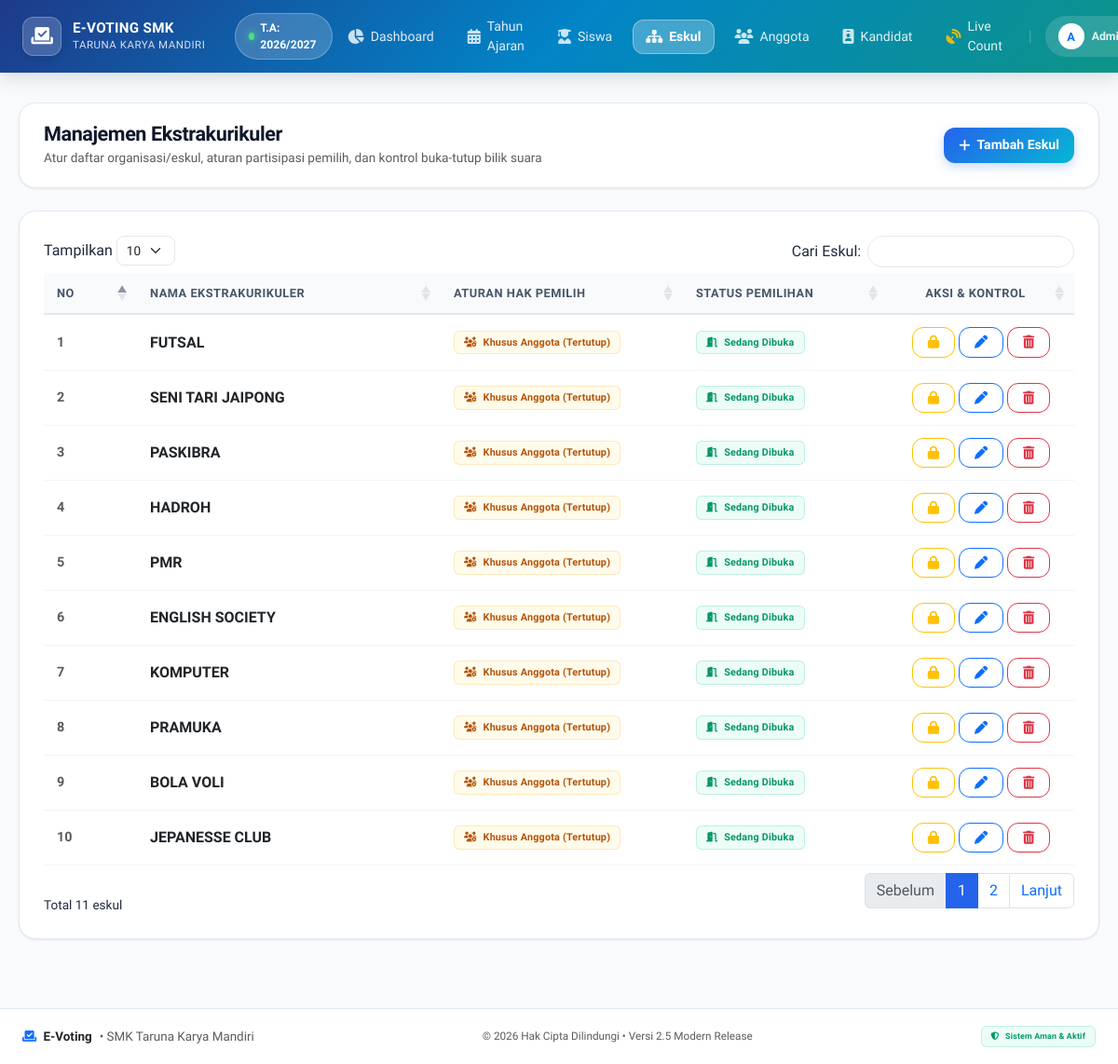
The app's page /admin/eskul.php (signed in) with its own data.
### tables this page shows
CREATE TABLE `periode` (
  `id_periode` int(11) NOT NULL AUTO_INCREMENT,
  `nama_periode` varchar(50) NOT NULL,
  `status_aktif` tinyint(1) DEFAULT 1,
  PRIMARY KEY (`id_periode`)
);

CREATE TABLE `eskul` (
  `id_eskul` int(11) NOT NULL AUTO_INCREMENT,
  `nama_eskul` varchar(100) NOT NULL,
  `aturan_pemilih` enum('semua_siswa','hanya_anggota') DEFAULT 'semua_siswa',
  `status_pemilihan` tinyint(1) DEFAULT 0,
  `status_aktif` tinyint(1) DEFAULT 1,
  PRIMARY KEY (`id_eskul`)
);

### admin/eskul.php (the view, shortened to what this page needs)
<?php
require '../config/koneksi.php';
$stmt_tampil = $pdo->query("SELECT * FROM eskul WHERE status_aktif = 1 ORDER BY id_eskul DESC");
$data_eskul = $stmt_tampil->fetchAll();
?>
<!DOCTYPE html>
<html lang="id">
<head>
    <link href="https://cdn.jsdelivr.net/npm/bootstrap@5.3.0/dist/css/bootstrap.min.css" rel="stylesheet">
    <link href="https://cdn.datatables.net/1.13.6/css/dataTables.bootstrap5.min.css" rel="stylesheet">
    <link rel="stylesheet" href="https://cdnjs.cloudflare.com/ajax/libs/font-awesome/6.4.0/css/all.min.css">
    <link rel="stylesheet" href="assets/css/style.css">
</head>
<body>
    <?php include 'sidebar.php'; ?>
    <div class="content">
        <div class="top-header">
            <div>
                <h4>Manajemen Ekstrakurikuler</h4>
                <small class="text-muted">Atur daftar organisasi/eskul, aturan partisipasi pemilih, dan kontrol buka-tutup bilik suara</small>
            </div>
            <button class="btn btn-primary" data-bs-toggle="modal" data-bs-target="#modalTambah">
                <i class="fas fa-plus"></i> Tambah Eskul
            </button>
        </div>
        <div class="card-modern">
            <div class="table-responsive">
                <table class="table table-hover align-middle w-100" id="tabelEskul">
                    <thead>
                        <tr>
                            <th style="width: 60px;">No</th>
                            <th>Nama Ekstrakurikuler</th>
                            <th style="width: 220px;">Aturan Hak Pemilih</th>
                            <th style="width: 180px;">Status Pemilihan</th>
                            <th class="text-center" style="width: 160px;">Aksi & Kontrol</th>
                        </tr>
                    </thead>
                    <tbody>
                        <?php if (count($data_eskul) > 0): ?>
                            <?php $no = 1; foreach ($data_eskul as $row): ?>
                                <tr>
                                    <td class="text-muted fw-bold"><?= $no++; ?></td>
                                    <td>
                                        <div class="fw-bold text-dark fs-6"><?= htmlspecialchars($row['nama_eskul']); ?></div>
                                    </td>
                                    <td>
                                        <?php if ($row['aturan_pemilih'] == 'semua_siswa'): ?>
                                            <span class="badge badge-soft-primary">
                                                <i class="fas fa-globe me-1"></i> Semua Siswa (Terbuka)
                                            </span>
                                        <?php else: ?>
                                            <span class="badge badge-soft-warning">
                                                <i class="fas fa-users-cog me-1"></i> Khusus Anggota (Tertutup)
                                            </span>
                                        <?php endif; ?>
                                    </td>
                                    <td>
                                        <?php if (isset($row['status_pemilihan']) && $row['status_pemilihan'] == 1): ?>
                                            <span class="badge badge-soft-success">
                                                <i class="fas fa-door-open me-1"></i> Sedang Dibuka
                                            </span>
                                        <?php else: ?>
                                            <span class="badge badge-soft-secondary">
                                                <i class="fas fa-lock me-1"></i> Ditutup
                                            </span>
                                        <?php endif; ?>
                                    </td>
                                    <td class="text-center">
                                        <div class="d-flex align-items-center justify-content-center gap-1">
                                            <form method="POST" action="" class="d-inline">
                                                <?php if (isset($row['status_pemilihan']) && $row['status_pemilihan'] == 1): ?>
                                                    <button type="submit" name="toggle_pemilihan" class="btn btn-sm btn-outline-warning" title="Kunci / Tutup Pemilihan Ini">
                                                        <i class="fas fa-lock"></i>
                                                    </button>
                                                <?php endif; ?>
                                            </form>
                                            <button class="btn btn-sm btn-outline-primary" data-bs-toggle="modal" data-bs-target="#modalEdit<?= $row['id_eskul']; ?>" title="Edit">
                                                <i class="fas fa-pen"></i>
                                            </button>
                                            <button class="btn btn-sm btn-outline-danger" data-bs-toggle="modal" data-bs-target="#modalHapus<?= $row['id_eskul']; ?>" title="Hapus">
                                                <i class="fas fa-trash-alt"></i>
                                            </button>
                                        </div>
                                    </td>
                                </tr>
                            <?php endforeach; ?>
                        <?php endif; ?>
                    </tbody>
                </table>
            </div>
        </div>
    </div>
    <?php include 'footer.php'; ?>
</body>
</html>

### admin/sidebar.php (shortened to what this page needs)
<?php
$current_page = basename($_SERVER['PHP_SELF']);
$periode_nav_text = "Belum Ada Periode";
if (isset($pdo)) {
    try {
        $stmt_nav_p = $pdo->query("SELECT nama_periode FROM periode WHERE status_aktif = 1 LIMIT 1");
        $row_p = $stmt_nav_p->fetchColumn();
        if ($row_p) {
            $periode_nav_text = $row_p;
        }
    } catch(Exception $e) {
    }
}
?>
<link rel="stylesheet" href="assets/css/style.css">
<nav class="navbar navbar-expand-xl navbar-custom fixed-top">
    <div class="container-fluid px-3 px-lg-4">
        <a class="navbar-brand" href="index.php">
            <div class="brand-icon-box">
                <i class="fas fa-vote-yea"></i>
            </div>
            <div>
                <div class="brand-title">E-VOTING SMK</div>
                <div class="brand-subtitle">TARUNA KARYA MANDIRI</div>
            </div>
        </a>
        <div class="d-none d-md-flex align-items-center ms-3">
            <span class="badge-periode-nav">
                <span class="pulse-dot"></span>
                <span>T.A: <?= htmlspecialchars($periode_nav_text); ?></span>
            </span>
        </div>
        <div class="collapse navbar-collapse justify-content-end" id="navbarNav">
            <ul class="navbar-nav align-items-center my-3 my-xl-0 gap-1">
                <li class="nav-item">
                    <a class="nav-link <?= $current_page == 'index.php' ? 'active' : ''; ?>" href="index.php">
                        <i class="fas fa-chart-pie"></i>
                        <span>Dashboard</span>
                    </a>
                </li>
                <li class="nav-item">
                    <a class="nav-link <?= $current_page == 'periode.php' ? 'active' : ''; ?>" href="periode.php">
                        <i class="fas fa-calendar-alt"></i>
                        <span>Tahun Ajaran</span>
                    </a>
                </li>
                <li class="nav-item">
                    <a class="nav-link <?= $current_page == 'siswa.php' ? 'active' : ''; ?>" href="siswa.php">
                        <i class="fas fa-user-graduate"></i>
                        <span>Siswa</span>
                    </a>
                </li>
                <li class="nav-item">
                    <a class="nav-link <?= $current_page == 'eskul.php' ? 'active' : ''; ?>" href="eskul.php">
                        <i class="fas fa-sitemap"></i>
                        <span>Eskul</span>
                    </a>
                </li>
                <li class="nav-item">
                    <a class="nav-link <?= $current_page == 'anggota_eskul.php' ? 'active' : ''; ?>" href="anggota_eskul.php">
                        <i class="fas fa-users"></i>
                        <span>Anggota</span>
                    </a>
                </li>
                <li class="nav-item">
                    <a class="nav-link <?= $current_page == 'kandidat.php' ? 'active' : ''; ?>" href="kandidat.php">
                        <i class="fas fa-id-badge"></i>
                        <span>Kandidat</span>
                    </a>
                </li>
                <li class="nav-item">
                    <a class="nav-link <?= $current_page == 'live_count.php' ? 'active' : ''; ?>" href="live_count.php">
                        <i class="fas fa-satellite-dish text-warning"></i>
                        <span>Live Count</span>
                    </a>
                </li>
                <li class="nav-item d-none d-xl-block mx-2">
                    <span class="text-white opacity-25">|</span>
                </li>
                <li class="nav-item dropdown">
                    <a class="nav-link dropdown-toggle py-1 px-3 d-flex align-items-center gap-2" href="#" id="navbarDropdown" role="button" data-bs-toggle="dropdown" aria-expanded="false" style="background: rgba(255,255,255,0.14); border-radius: 9999px;">
                        <div class="rounded-circle bg-white text-primary d-flex align-items-center justify-content-center fw-bold" style="width: 28px; height: 28px; font-size: 0.8rem;">
                            <?= strtoupper(substr($_SESSION['nama_lengkap'] ?? 'A', 0, 1)); ?>
                        </div>
                        <span class="small fw-semibold"><?= htmlspecialchars($_SESSION['nama_lengkap'] ?? 'Admin'); ?></span>
                    </a>
                </li>
            </ul>
        </div>
    </div>
</nav>

### records on screen
periode: nama_periode "2026/2027"
eskul: nama_eskul "FUTSAL", aturan_pemilih "hanya_anggota" (drawn), status_pemilihan 1 (drawn)
eskul: nama_eskul "SENI TARI JAIPONG", aturan_pemilih "hanya_anggota" (drawn), status_pemilihan 1 (drawn)
eskul: nama_eskul "PASKIBRA", aturan_pemilih "hanya_anggota" (drawn), status_pemilihan 1 (drawn)
eskul: nama_eskul "HADROH", aturan_pemilih "hanya_anggota" (drawn), status_pemilihan 1 (drawn)
eskul: nama_eskul "PMR", aturan_pemilih "hanya_anggota" (drawn), status_pemilihan 1 (drawn)
eskul: nama_eskul "ENGLISH SOCIETY", aturan_pemilih "hanya_anggota" (drawn), status_pemilihan 1 (drawn)
eskul: nama_eskul "KOMPUTER", aturan_pemilih "hanya_anggota" (drawn), status_pemilihan 1 (drawn)
eskul: nama_eskul "PRAMUKA", aturan_pemilih "hanya_anggota" (drawn), status_pemilihan 1 (drawn)
eskul: nama_eskul "BOLA VOLI", aturan_pemilih "hanya_anggota" (drawn), status_pemilihan 1 (drawn)
eskul: nama_eskul "JEPANESSE CLUB", aturan_pemilih "hanya_anggota" (drawn), status_pemilihan 1 (drawn)

### other values on screen
substr($_SESSION['nama_lengkap'] ?? 'A', 0, 1) "A"
